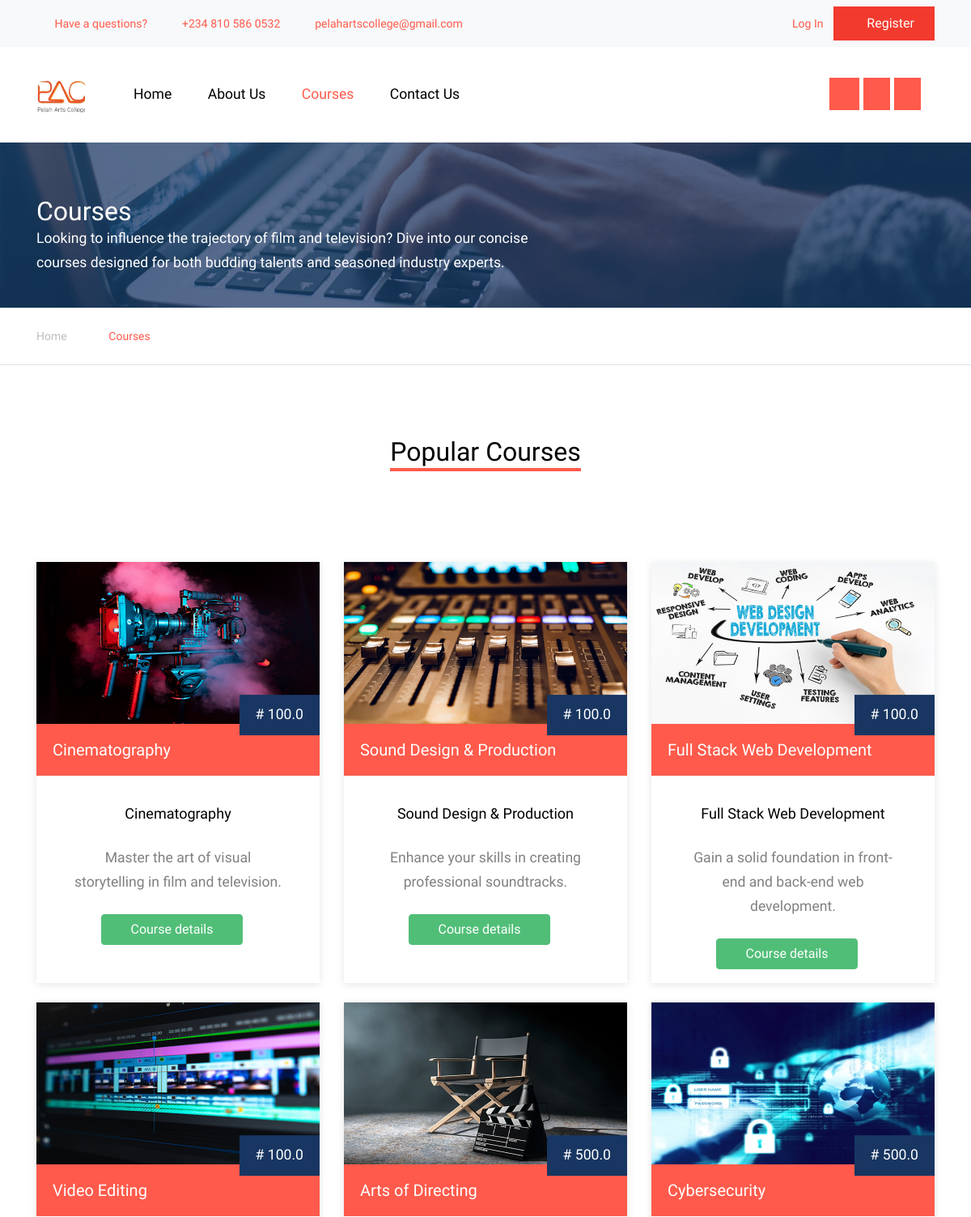
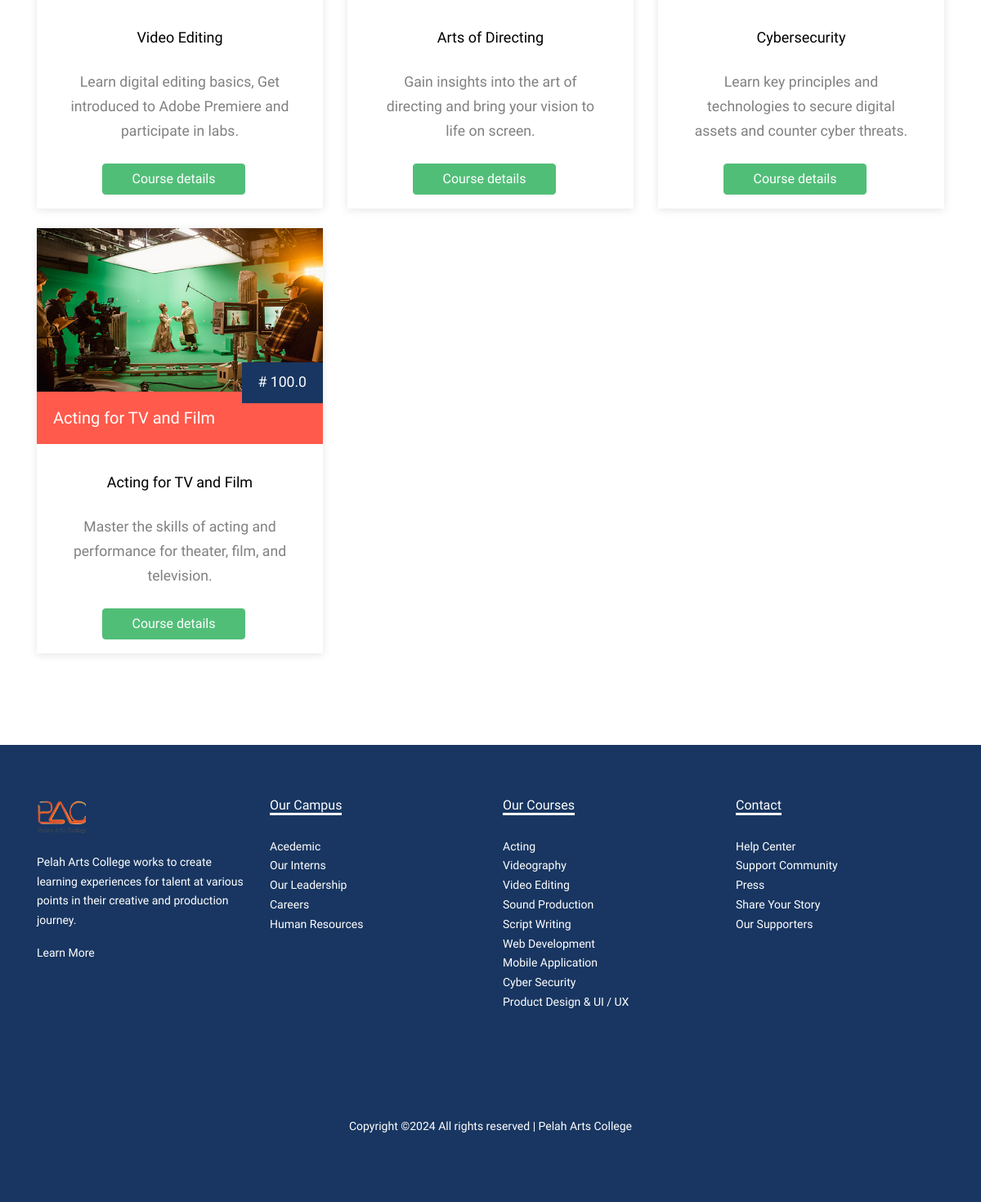
Screenshot of /courses with the database file from the repository (2 pictures, top to bottom).
### model.py (models this page shows, shortened)
class Course(db.Model):
    id = db.Column(db.Integer, primary_key=True)
    title = db.Column(db.String(150))
    description = db.Column(db.String(500))
    price = db.Column(db.Float)
    student_id = db.Column(db.Integer, db.ForeignKey('student.id'))
    instructor_id = db.Column(db.Integer, db.ForeignKey('instructor.id'))
    image = db.Column(db.String(150), nullable=False)
    category = db.Column(db.String(100), nullable=False)
    duration = db.Column(db.String(30))
    instructor = db.relationship('Instructor', back_populates='courses')
    payments = db.relationship('Payment', back_populates='course')
    materials = db.relationship('CourseMaterial', back_populates='course', cascade='all, delete-orphan')

### main.py (the view)
@app.route('/courses')
def courses():
    all_courses = Course.query.all()
    return render_template('courses.html', courses=all_courses)

### main.py (called while the page is built)
@app.context_processor
def inject_cart_count():
    cart_count = 0
    if current_user.is_authenticated:
        cart_count = Cart.query.filter_by(user_id=current_user.id).count()
    return dict(cart_count=cart_count)

@app.before_request
def before_request():
    if current_user.is_authenticated:
        g.cart_count = Cart.query.filter_by(user_id=current_user.id).count()
        g.cart_items = Cart.query.filter_by(user_id=current_user.id).all()
    else:
        g.cart_count = 0
        g.cart_items = []

### templates/courses.html (shortened to what this page needs)
<!DOCTYPE html>
<html lang="en">
  <head>
    <link rel="stylesheet" href="{{ url_for('static', filename='css/bootstrap.min.css') }}">
    <link rel="stylesheet" href="{{ url_for('static', filename='css/jquery-ui.css') }}">
    <link rel="stylesheet" href="{{ url_for('static', filename='css/owl.carousel.min.css') }}">
    <link rel="stylesheet" href="{{ url_for('static', filename='css/owl.theme.default.min.css') }}">
    <link rel="stylesheet" href="{{ url_for('static', filename='css/jquery.fancybox.min.css') }}">
    <link rel="stylesheet" href="{{ url_for('static', filename='css/bootstrap-datepicker.css') }}">
    <link rel="stylesheet" href="{{ url_for('static', filename='fonts/flaticon/font/flaticon.css') }}">
    <link rel="stylesheet" href="{{ url_for('static', filename='css/jquery.mb.YTPlayer.min.css') }}" media="all" type="text/css">
    <link rel="stylesheet" href="{{ url_for('static', filename='css/style.css') }}">
    <link rel="stylesheet" href="{{ url_for('static', filename='fonts/icomoon/style.css') }}">
  </head>
  <body data-spy="scroll" data-target=".site-navbar-target" data-offset="300">
    <div class="site-wrap">
      <div class="py-2 bg-light">
        <div class="container">
          <div class="row align-items-center">
            <div class="col-lg-8 d-none d-lg-block">
              <a href="contact.html" class="small mr-3"
                ><span class="icon-question-circle-o mr-2"></span> Have a
                questions?</a
              >
              <a href="#" class="small mr-3"
                ><span class="icon-phone2 mr-2"></span> +234 810 586 0532</a
              >
              <a href="#" class="small mr-3"
                ><span class="icon-envelope-o mr-2"></span>
                pelahartscollege@gmail.com</a
              >
            </div>
            <div class="col-lg-4 text-right">
              <div class="row">
                  <div class="col">
                      {% if current_user.is_authenticated %}
                          <div class="user-info">
                              <h2 class="small mr-2" style="font-size: 20px; display: inline;">Welcome, {{ current_user.username }}!</h2>
                              {% if current_user.student_profile and current_user.student_profile.profile_image %}
                                  <img src="{{ url_for('static', filename='uploads/' + current_user.student_profile.profile_image) }}" alt="Profile Image" class="img-fluid" style="width: 60px; border-radius: 50%; margin-left: 10px; height: 60px;">
                              {% endif %}
                          </div>
                          <a href="{{ url_for('auth.logout') }}" class="small mr-2">Logout</a>
                      {% else %}
                          <a href="{{ url_for('auth.login') }}" class="small mr-2"><span class="icon-unlock-alt"></span> Log In</a>
                          <a href="{{ url_for('auth.register') }}" class="small btn btn-danger px-4 py-2 rounded-0"><span class="icon-users"></span> Register</a>
                      {% endif %}
                  </div>
              </div>
            </div>
          </div>
        </div>
      </div>
      <header class="site-navbar py-4 js-sticky-header site-navbar-target" role="banner">
        <div class="container">
          <div class="d-flex align-items-center">
            <div class="site-logo">
              <a href="{{ url_for('home') }}" class="d-block">
                <img style="width: 60px" src="{{ url_for('static', filename='images/WhatsApp_Image_2024-03-08_at_08.55.48_e7c7c63c.png') }}" alt="Image" class="img-fluid" />
              </a>
            </div>
            <div class="mr-auto">
              <nav class="site-navigation position-relative text-right" role="navigation">
                <ul class="site-menu main-menu js-clone-nav mr-auto d-none d-lg-block">
                  <li><a href="{{ url_for('home') }}" class="nav-link text-left">Home</a></li>
                  <li >
                    <a href="{{ url_for('about') }}" class="nav-link text-left">About Us</a>
                  </li>
                  <li class="active"><a href="{{ url_for('courses') }}" class="nav-link text-left">Courses</a></li>
                  <li><a href="{{ url_for('contact') }}" class="nav-link text-left">Contact Us</a></li>
                  <div style="display: inline; margin-left: 27rem;">
                    <a href="https://web.facebook.com/profile.php?id=61558722697407"><span style="background-color: #ff5a4b; color: #fff; padding: 10px 12px 10px 12px ; " class="icon-facebook"></span></a>
                    <a href="https://twitter.com/ArtsPelah9167"><span style="background-color: #ff5a4b; color: #fff; padding: 10px;" class="icon-twitter"></span></a>
                    <a href="#"><span style="background-color: #ff5a4b; color: #fff; padding: 10px;" class="icon-linkedin"></span></a>
                  </div>
                </ul>
              </nav>
            </div>
          </div>
        </div>
      </header>
      <div
        class="site-section ftco-subscribe-1 site-blocks-cover pb-4"
        style="background-image: url('{{ url_for('static', filename='images/bg_1.jpg') }}')"
      >
        <div class="container">
          <div class="row align-items-end">
            <div class="col-lg-7">
              <h2 class="mb-0">Courses</h2>
              <p>
                Looking to influence the trajectory of film and television? Dive
                into our concise courses designed for both budding talents and
                seasoned industry experts.
              </p>
            </div>
          </div>
        </div>
      </div>
      <div class="custom-breadcrumns border-bottom">
        <div class="container">
          <a href="{{url_for('home')}}">Home</a>
          <span class="mx-3 icon-keyboard_arrow_right"></span>
          <span class="current">Courses</span>
        </div>
      </div>
      <div class="site-section">
        {% block content %}
        <div class="container">
          <div class="row mb-5 justify-content-center text-center">
            <div class="col-lg-6 mb-5">
              <h2 class="section-title-underline mb-3">
                <span>Popular Courses</span>
              </h2>
            </div>
          </div>
          <div class="row">
            {% for course in courses %}
            <div class="col-lg-4 col-md-6 mb-4">
              <div class="course-1-item" style="height: ;">
                <figure class="thumnail">
                  <a href="{{ url_for('course', course_id=course.id) }}"
                    ><img
                      class="img-fluid"
                      src="{{ url_for('static', filename='images/' + course.image) }}"
                      alt=""
                  /></a>
                  <div class="price"># {{ course.price }}</div>
                  <div class="category">
                    <h3>
                      <a href="{{ url_for('course', course_id=course.id) }}" style="color: #fff;"
                        >{{ course.title }}</a
                      >
                    </h3>
                  </div>
                </figure>
                <div class="course-1-content pb-4">
                  <h2>{{ course.title }}</h2>
                  <p class="card-text">{{ course.description }}</p>
                </div>
                <a href="{{ url_for('course', course_id=course.id) }}" class="btn btn-primary" style="width: 50%; margin-left: 5rem;">Course details</a>
              </div>
            </div>
            {% endfor %}
          </div>
        </div>
        {% endblock %}
      </div>
      <div class="footer">
        <div class="container">
          <div class="row">
            <div class="col-lg-3">
              <p class="mb-4"><img style="width: 60px;" src="{{ url_for('static', filename='images/WhatsApp_Image_2024-03-08_at_08.55.48_e7c7c63c.png') }}" alt="Image" class="img-fluid"></p>
              <p>Pelah Arts College works to create learning experiences for talent at various points in their creative and production journey.</p>
              <p><a href="{{ url_for('about') }}">Learn More</a></p>
            </div>
            <div class="col-lg-3">
              <h3 class="footer-heading"><span>Our Campus</span></h3>
              <ul class="list-unstyled">
                  <li><a href="#">Acedemic</a></li>
                  <li><a href="#">Our Interns</a></li>
                  <li><a href="#">Our Leadership</a></li>
                  <li><a href="#">Careers</a></li>
                  <li><a href="#">Human Resources</a></li>
              </ul>
            </div>
            <div class="col-lg-3">
                <h3 class="footer-heading"><span>Our Courses</span></h3>
                <ul class="list-unstyled">
                    <li><a href="#">Acting</a></li>
                    <li><a href="#">Videography</a></li>
                    <li><a href="#">Video Editing</a></li>
                    <li><a href="#">Sound Production</a></li>
                    <li><a href="#">Script Writing</a></li>
                    <li><a href="#">Web Development</a></li>
                    <li><a href="#">Mobile Application</a></li>
                    <li><a href="#">Cyber Security</a></li>
                    <li><a href="#">Product Design & UI / UX</a></li>
                </ul>
            </div>
            <div class="col-lg-3">
                <h3 class="footer-heading"><span>Contact</span></h3>
                <ul class="list-unstyled">
                    <li><a href="#">Help Center</a></li>
                    <li><a href="#">Support Community</a></li>
                    <li><a href="#">Press</a></li>
                    <li><a href="#">Share Your Story</a></li>
                    <li><a href="#">Our Supporters</a></li>
                </ul>
            </div>
          </div>
          <div class="row">
            <div class="col-12">
              <div class="copyright">
                  <p>Copyright &copy;<script>document.write(new Date().getFullYear());</script> All rights reserved | Pelah Arts College</a></p>
              </div>
            </div>
          </div>
        </div>
      </div>
    </div>
  </body>
</html>

### static/css/style.css (style rules this page uses)
body { line-height: 1.7; color: gray; font-weight: 300; font-size: 1.1rem; }
a { -webkit-transition: 0.3s all ease; -o-transition: 0.3s all ease; transition: 0.3s all ease; color: #ff5a4b; }
h1, h2, h3, h4, h5, .h1, .h2, .h3, .h4, .h5 { font-family: "Muli", -apple-system, BlinkMacSystemFont, "Segoe UI", Roboto, "Helvetica Neue", Arial, sans-serif, "Apple Color Emoji", "Segoe UI Emoji", "Segoe UI Symbol", "Noto Color Emoji"; }
.site-wrap:before { display: none; -webkit-transition: 0.3s all ease-in-out; -o-transition: 0.3s all ease-in-out; transition: 0.3s all ease-in-out; background: rgba(0, 0, 0, 0.6); content: ""; position: absolute; z-index: 2000; top: 0; left: 0; right: 0; bottom: 0; opacity: 0; visibility: hidden; }
.site-section { padding: 2.5em 0; }
@media (min-width: 768px) { .site-section { padding: 5em 0; } }
.site-logo { position: relative; font-weight: 900; font-size: 1.3rem; }
.site-logo a { color: #000; }
.site-navbar { margin-bottom: 0px; z-index: 1999; position: absolute; width: 100%; }
.site-navbar .site-navigation .site-menu { margin-bottom: 0; }
.site-navbar .site-navigation .site-menu .active > a { color: #ff5a4b; display: inline-block; padding: 5px 20px; }
.site-navbar .site-navigation .site-menu a { text-decoration: none !important; display: inline-block; }
.site-navbar .site-navigation .site-menu > li { display: inline-block; }
.site-navbar .site-navigation .site-menu > li > a { padding: 20px 20px; color: #000; display: inline-block; text-decoration: none !important; }
.site-mobile-menu .site-nav-wrap { padding: 0; margin: 0; list-style: none; position: relative; }
.site-mobile-menu .site-nav-wrap a { padding: 10px 20px; display: block; position: relative; color: #212529; }
.site-mobile-menu .site-nav-wrap li { position: relative; display: block; }
.site-mobile-menu .site-nav-wrap > li { display: block; position: relative; float: left; width: 100%; }
.site-mobile-menu .site-nav-wrap > li > a { padding-left: 20px; font-size: 20px; }
.sticky-wrapper + .site-blocks-cover { margin-top: 96px; }
.sticky-wrapper .site-navbar { -webkit-transition: 0.3s all ease; -o-transition: 0.3s all ease; transition: 0.3s all ease; background: #fff; }
.sticky-wrapper .site-navbar .site-logo a { color: #000; }
.sticky-wrapper .site-navbar .site-menu > li { display: inline-block; }
.custom-breadcrumns { padding: 20px 0; }
.custom-breadcrumns span, .custom-breadcrumns a { font-size: 14px; }
.custom-breadcrumns a { display: inline-block; color: #bdbdbd; }
.custom-breadcrumns .current { color: #ff5a4b; }
.section-title-underline { color: #000; }
.section-title-underline span { display: inline-block; border-bottom: 4px solid #ff5a4b; }
.course-1-item { -webkit-box-shadow: 0 2px 10px 0 rgba(0, 0, 0, 0.1); box-shadow: 0 2px 10px 0 rgba(0, 0, 0, 0.1); height: 520px; }
.course-1-item figure { position: relative; }
.course-1-item .img-fluid { height: 200px; width: 100%; }
.course-1-item .category { background: #ff5a4b; padding: 20px; }
.course-1-item .category h3 { color: #fff; font-size: 20px; margin-bottom: 0; }
.course-1-item .price { position: absolute; bottom: 0; right: 0; -webkit-transform: translatey(-100%); -ms-transform: translatey(-100%); transform: translatey(-100%); padding: 10px 20px; background: #183661; color: #fff; }
.course-1-item .course-1-content { padding: 20px 40px; text-align: center; }
.course-1-item .course-1-content h2 { margin: 0 0 30px 0; font-size: 18px; color: #000; }
.footer { padding: 4rem 0; background: #183661; font-size: 14px; color: #fff; }
.footer .footer-heading { font-size: 16px; color: #fff; margin-bottom: 30px; }
.footer .footer-heading span { border-bottom: 3px solid #fff; }
.footer a { color: #fff; }
.footer .copyright { color: #fff; padding-top: 7rem; text-align: center; }
.ftco-subscribe-1 { background-size: cover; background-position: center center; background-repeat: no-repeat; position: relative; }
.ftco-subscribe-1:before { position: absolute; content: ""; background: #183661; opacity: 0.7; z-index: 1; top: 0; left: 0; right: 0; bottom: 0; }
.ftco-subscribe-1 > .container { position: relative; z-index: 2; }
.ftco-subscribe-1 > .container h2, .ftco-subscribe-1 > .container p { color: #fff; }

### rows the page displays
Course: image (picture), price "100.0", title "Cinematography", description "Master the art of visual storytelling in film and television."
Course: image (picture), price "100.0", title "Sound Design & Production", description "Enhance your skills in creating professional soundtracks."
Course: image (picture), price "100.0", title "Full Stack Web Development", description "Gain a solid foundation in front-end and back-end web development."
Course: image (picture), price "100.0", title "Video Editing", description "Learn digital editing basics, Get introduced to Adobe Premiere and participate in labs."
Course: image (picture), price "500.0", title "Arts of Directing", description "Gain insights into the art of directing and bring your vision to life on screen."
Course: image (picture), price "500.0", title "Cybersecurity", description "Learn key principles and technologies to secure digital assets and counter cyber threats."
Course: image (picture), price "100.0", title "Acting for TV and Film", description "Master the skills of acting and performance for theater, film, and television."
